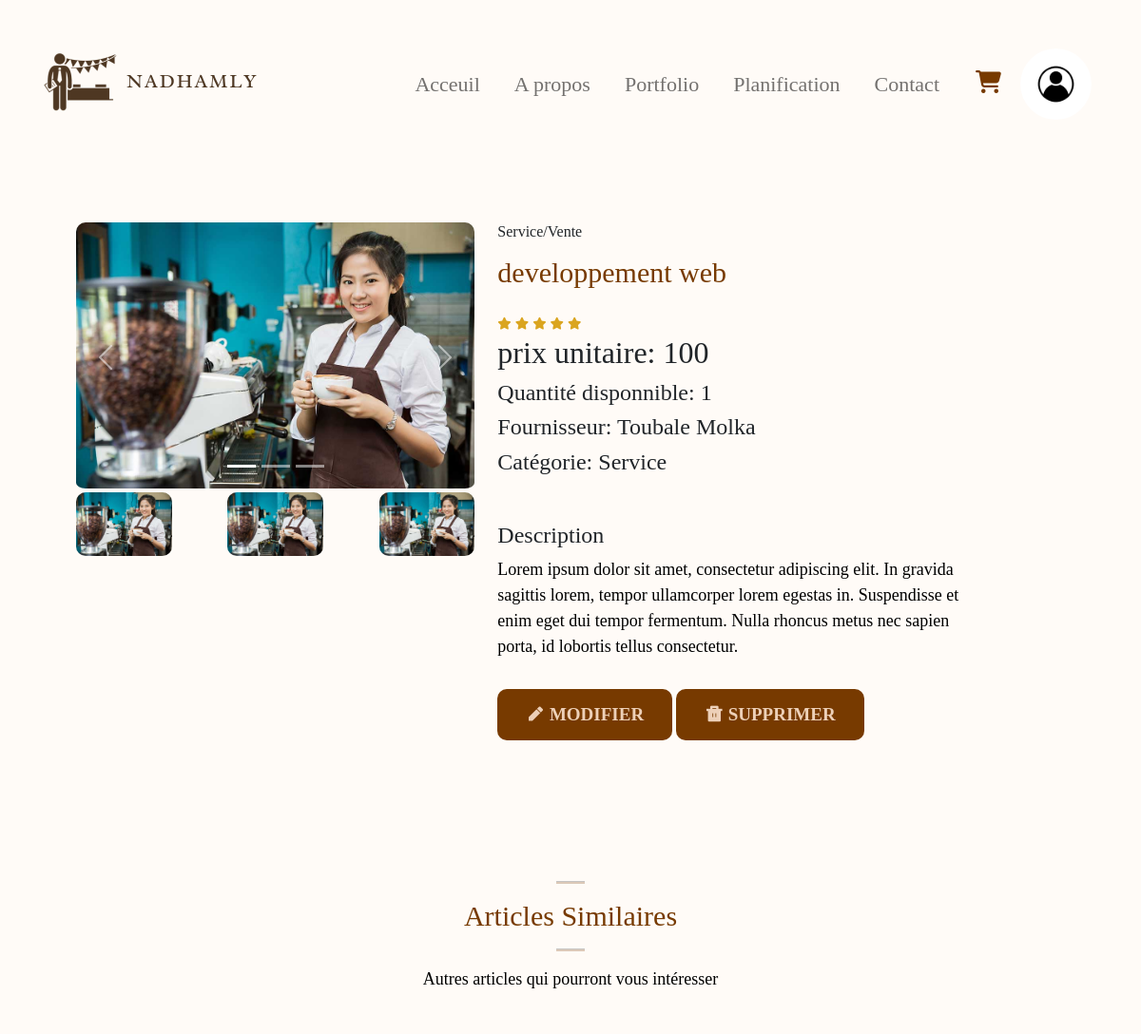
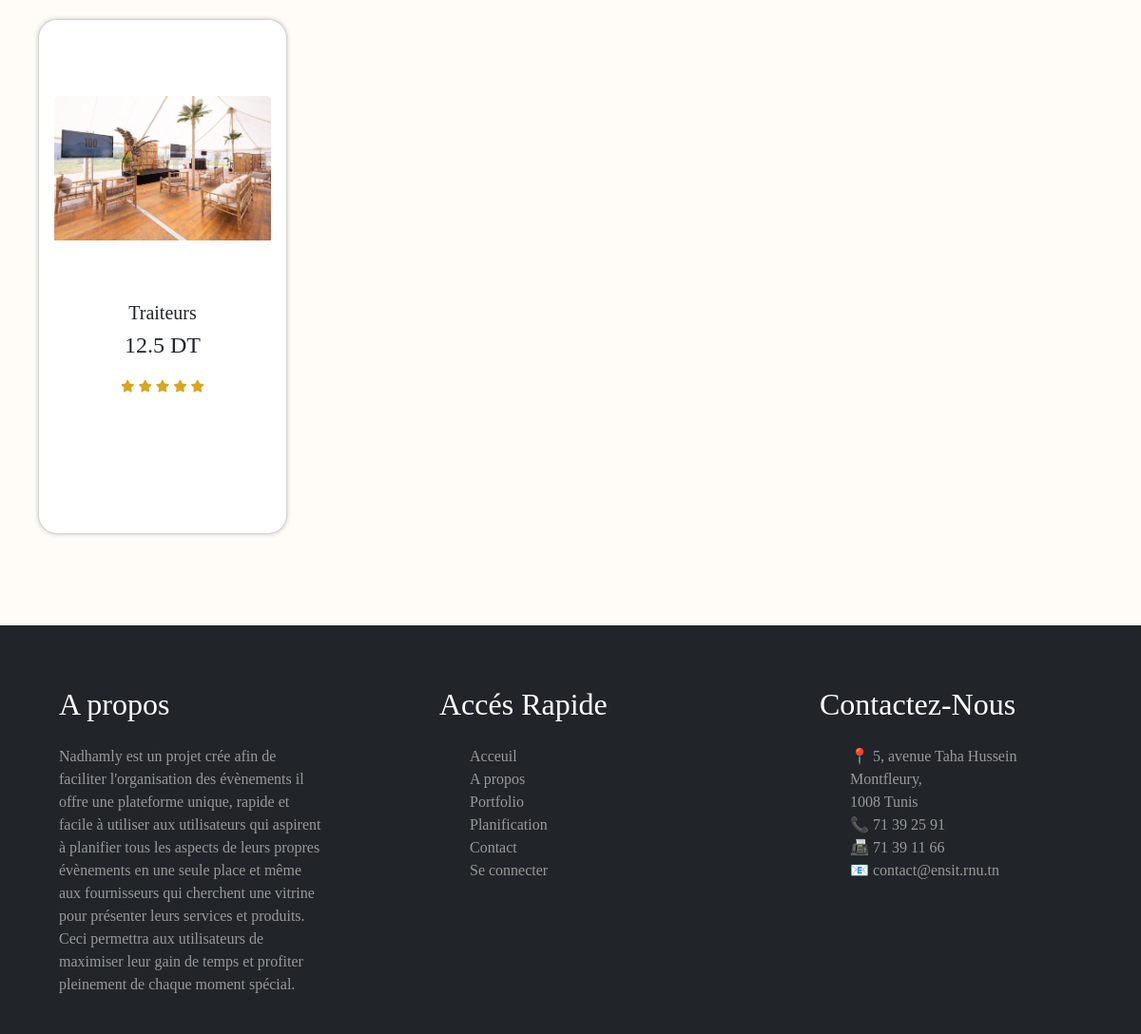
The page /details_art_vente_perso.php?id=662cd58174dd1 (signed in) on the database its author committed (2 pictures, top to bottom).
### tables this page shows
CREATE TABLE `articles` (
  `id` varchar(15) NOT NULL,
  `libelle` varchar(30) NOT NULL,
  `description` varchar(300) NOT NULL,
  `nombre` int(11) NOT NULL,
  `prix` float NOT NULL,
  `image1` varchar(100) DEFAULT 'image_default.png',
  `image2` varchar(100) DEFAULT 'image_default.png',
  `image3` varchar(100) DEFAULT 'image_default.png',
  `categorie` varchar(20) NOT NULL,
  `dispo` int(11) NOT NULL DEFAULT 1,
  `motif` varchar(9) NOT NULL,
  `id_frs` int(11) NOT NULL
);

CREATE TABLE `utilisateur` (
  `id_user` int(11) NOT NULL,
  `id_panier` int(11) NOT NULL,
  `nom` char(20) NOT NULL,
  `prenom` char(20) NOT NULL,
  `mail` varchar(80) NOT NULL,
  `tel` int(11) NOT NULL,
  `bio` char(255) NOT NULL,
  `role` char(5) NOT NULL DEFAULT 'user',
  `username` varchar(100) NOT NULL,
  `mot_de_passe` varchar(100) NOT NULL,
  `pdp` blob DEFAULT NULL
);

### details_art_vente_perso.php (the view, shortened to what this page needs)
<?php
require 'config.php';
if (isset($_SESSION["pdp"])) {
  $pdp = $_SESSION["pdp"];
} else {
  $pdp = null;
}
$id_user = $_SESSION["id_user"];
$id_article = $_GET['id'];
$sql = "SELECT * FROM `articles` WHERE id = '$id_article'";
$res = mysqli_query($conn, $sql);
$article = $res->fetch_assoc();
$sql2 = "SELECT * FROM `articles` WHERE categorie = '{$article['categorie']}' AND id != '$id_article' AND id_frs = $id_user LIMIT 4";
$qlq_articles = $conn->query($sql2);
$sqlf = "SELECT * FROM `utilisateur` WHERE id_user = $id_user";
$resf = mysqli_query($conn, $sqlf);
$fournisseur = $resf->fetch_assoc();
?>
<!DOCTYPE html>
<html lang="en">
<head>
  <link href="https://cdn.jsdelivr.net/npm/bootstrap@5.2.1/dist/css/bootstrap.min.css" rel="stylesheet">
  <link href="https://cdn.jsdelivr.net/npm/remixicon@4.2.0/fonts/remixicon.css" rel="stylesheet" />
  <link rel="stylesheet" href="https://pro.fontawesome.com/releases/v5.10.0/css/all.css">
  <link rel="stylesheet" href="css/index.css" type="text/css">
  <link rel="stylesheet" href="css/details-art.css" type="text/css">
  <link rel="stylesheet" href="css/dropdown.css" type="text/css">
</head>
<body>
  <nav class="navbar navbar-expand-lg bg-transparent">
        <div class="container-fluid">
          <a class="navbar-brand" href="index.html"><img src="images/logo.png" alt="logo Nadhamly"></a>
          <div class="sidebar offcanvas offcanvas-start" tabindex="-1" id="offcanvasNavbar" aria-labelledby="offcanvasNavbarLabel">
            <div class="offcanvas-body">
              <ul class="navbar-nav justify-content-end align-items-center flex-grow-1 pe-3">
                <li class="nav-item">
                  <a class="nav-link  fontradley bold" aria-current="page" href="index.php">Acceuil</a>
                </li>
                <li class="nav-item">
                  <a class="nav-link  fontradley bold" href="Apropos.php">A propos</a>
                </li>
                <li class="nav-item">
                    <a class="nav-link  fontradley bold" href="portfolio.php">Portfolio</a>
                  </li>
                  <li class="nav-item fontradley">
                    <a class="nav-link  bold" href="planification.php">Planification</a>
                  </li>
                  <li class="nav-item">
                    <a class="nav-link fontradley  bold" href="contact.php">Contact</a>
                  </li>
                  <li class="nav-item">
              <a href="panier.php" class="cart-link">
                <i class="fa-solid fa-cart-shopping icon-style"></i>
              </a>
            </li>
                  <li class="nav-item">
                  <?php if(isset($_SESSION["utilisateur"])) { ?>
                         <div class="profile-dropdown">
          <div  onclick="toggle()" class="profile-img" id="image-container">
          <?php if (!empty($pdp)) { ?>
                <img src="<?php echo $pdp; ?>" style="border-radius: 50%; overflow: hidden; width: 55px; height: 55px; object-fit: cover;" id="profile-image">
            <?php } else { ?>
                <img src="images/defaultpdp.jpg" alt="Default Profile Picture" style="border-radius: 50%; overflow: hidden; width: 75px; height: 75px; object-fit: cover;" id="profile-image">
            <?php } ?>
          </div>
      </div>
                <?php } else { ?>
                    <a class="nav-link text-white px-3 py-1 rounded-4 fontradley navbtn" href="login.php">Se connecter</a>
                <?php } ?>
                  </li>
              </ul>
            </div>
          </div>
        </div>
      </nav>
  <section class="container sproduct">
    <div class="row mt-5">
      <div class="col-lg-5 col-md-12 col-12">
        <div id="carouselExampleIndicators" class="carousel slide">
          <div class="carousel-indicators">
            <?php for ($i = 1; $i <= 3; $i++) { ?>
              <button type="button" data-bs-target="#carouselExampleIndicators" data-bs-slide-to="<?php echo $i - 1; ?>" <?php echo ($i == 1) ? 'class="active"' : ''; ?> aria-label="Slide <?php echo $i; ?>"></button>
            <?php } ?>
          </div>
          <div class="carousel-inner">
            <?php for ($i = 1; $i <= 3; $i++) { ?>
              <div class="carousel-item <?php echo ($i == 1) ? 'active' : ''; ?>">
                <img class="img-fluid w-100 pb-1 big-img" src="images/upload/articles/<?php echo $article['image' . $i]; ?>" alt="placeholder">
              </div>
            <?php } ?>
          </div>
          <button class="carousel-control-prev" type="button" da ta-bs-target="#carouselExampleIndicators" data-bs-slide="prev">
            <span class="carousel-control-prev-icon" aria-hidden="true"></span>
          </button>
          <button class="carousel-control-next" type="button" data-bs-target="#carouselExampleIndicators" data-bs-slide="next">
            <span class="carousel-control-next-icon" aria-hidden="true"></span>
          </button>
        </div>
        <div class="small-img-group d-flex justify-content-between">
          <?php
          for ($i = 1; $i <= 3; $i++) {
            $imageFieldName = 'image' . $i;
            $imagePath = $article[$imageFieldName];
            if (!empty($imagePath)) {
          ?>
              <div class="small-img-col">
                <img src="images/upload/articles/<?php echo $imagePath; ?>" width="100%" class="small-img" alt="placeholder" id="small-img-<?php echo $i; ?>">
              </div>
          <?php
            }
          }
          ?>
        </div>
      </div>
      <div class="col-lg-6 col-md-12 col-12">
        <h6><?php echo $article['categorie'] . "/" . $article['motif']; ?></h6>
        <h3 class="py-2"><?php echo $article['libelle']; ?></h3>
        <div class="star ">
          <i class="fas fa-star"></i>
          <i class="fas fa-star"></i>
          <i class="fas fa-star"></i>
          <i class="fas fa-star"></i>
          <i class="fas fa-star"></i>
        </div>
        <h2>prix unitaire: <?php echo $article['prix']; ?></h2>
        <h4><?php echo "Quantité disponnible: " . $article['nombre']; ?></h4>
        <h4><?php echo "Fournisseur: " . $fournisseur['nom'] . " " . $fournisseur['prenom']; ?></h4>
        <h4><?php echo "Catégorie: " . $article['categorie']; ?></h4>
        <h4 class="mt-5 ">Description</h4>
        <p><?php echo $article['description']; ?>
        </p>
        <a href="modif_article.php?id=<?php echo $article['id']; ?>" style="text-decoration:none;"><button class="buy-btn"><i class="ri-pencil-fill"></i> Modifier</button></a>
        <a href="delete_article.php?id=<?php echo $article['id']; ?>" style="text-decoration:none;"><button class="buy-btn"><i class="ri-delete-bin-fill"></i> Supprimer</button></a>
      </div>
    </div>
  </section>
  <section id="featured" class="my-5 pb-5">
    <div class="container text-center mt-5 pb-5">
      <hr class="mx-auto">
      <h3>Articles Similaires</h3>
      <hr class="mx-auto">
      <p>Autres articles qui pourront vous intéresser</p>
    </div>
    <div class="row mx-auto container-fluid">
      <?php
      while ($row = mysqli_fetch_assoc($qlq_articles)) {
      ?>
        <div class="product text-center col-lg-3 col-md-4 col-12">
          <div class="card">
            <img class="card-img-top" src="images/upload/articles/<?php echo $row['image1']; ?>" alt="">
            <div class="card-body">
              <h5 class="card-title"><?php echo $row['libelle']; ?></h5>
              <h4 class="card-text"><?php echo $row['prix']; ?> DT</h4>
              <div class="star my-2">
                <i class="fas fa-star"></i>
                <i class="fas fa-star"></i>
                <i class="fas fa-star"></i>
                <i class="fas fa-star"></i>
                <i class="fas fa-star"></i>
              </div>
              <a href="details_art_vente_perso.php?id=<?php echo $row['id']; ?>" style="text-decoration:none;"> <button class="btn btn-primary buy-btn">voir détails</button></a>
            </div>
          </div>
        </div>
      <?php } ?>
    </div>
  </section>
  <footer class="bg-dark pt-5 pb-4">
    <div class="container-fluid">
      <div class="row  text-white">
        <div class="col-md-3 col-lg-3 col-sm-1 mx-auto mt-3">
          <h2 style="font-family:'Times New Roman', Times, serif;font-weight: 500;">A propos</h2>
        </div>
        <div class="col-md-3 col-lg-3 col-sm-1 mx-auto mt-3">
          <h2 style="font-family: 'Times New Roman', Times, serif;font-weight: 500;">Accés Rapide</h2>
        </div>
        <div class="col-md-3 col-lg-3 col-sm-1 mx-auto mt-3">
          <h2 style="font-family: 'Times New Roman', Times, serif;font-weight: 500;">Contactez-Nous</h2>
        </div>
      </div>
      <div class="row greytext">
        <div class="col-md-3 col-lg-3 col-sm-1 mx-auto mt-3">
          <p style="font-family:'Times New Roman', Times, serif;"> Nadhamly est un projet crée afin de faciliter l'organisation des évènements il offre une plateforme unique, rapide et facile à utiliser aux utilisateurs qui aspirent à planifier tous les aspects de leurs propres évènements en une seule place et même aux fournisseurs qui cherchent une vitrine pour présenter leurs services et produits. Ceci permettra aux utilisateurs de maximiser leur gain de temps et profiter pleinement de chaque moment spécial.
          </p>
        </div>
        <div class="col-md-3 col-lg-3 col-sm-1 mx-auto mt-3">
          <ul>
            <li><a href="index.html">Acceuil</a></li>
            <li><a href="#">A propos</a></li>
            <li><a href="portfolio.html">Portfolio</a></li>
            <li><a href="planification.html">Planification</a></li>
            <li><a href="contact.html">Contact</a></li>
            <li><a href="login.html">Se connecter</a></li>
          </ul>
        </div>
        <div class="col-md-3 col-lg-3 col-sm-1 mx-auto mt-3">
          <ul class="coordonnées">
            <li align="left">&#128205; <a href="https://maps.app.goo.gl/zLKkJNBrgjAyrBT1A">5, avenue Taha Hussein Montfleury,<br /> 1008 Tunis</a></li>
            <li align="left">&#128222; <a href="tel:216 71 39 25 91">71 39 25 91</a></li>
            <li align="left">&#128224; <a href="tel:216 71 39 11 66"> 71 39 11 66</a></li>
            <li align="left">&#128231; <a href="mailto:contact@ensit.rnu.tn">contact@ensit.rnu.tn</a></li>
          </ul>
        </div>
      </div>
    </div>
  </footer>
</body>
</html>

### css/index.css (style rules this page uses)
:root { --bg-color:#fffbf7; --text-noir:black; --text-bleu:blue; --text-marron:#773a00; --marron-int:#351a02; --marron-clair:#ffe8d4dd; --footer-color:#999; --bronze:#977b3f; --white:#fff }
body { font-family: "Radley"; background-color: var(--bg-color); }
.fontradley { font-family: 'Radley'; }
.bold { font-weight: 500; }
.nav-link { font-size: 22px; margin-left: 10px; margin-right: 10px; }
.navbar-nav .nav-link { transition: all .50s ease; }
.navbar { padding-left: 2%; padding-right: 2%; }
.offcanvas-body { align-items: center; justify-content: center; }
.greytext { color: var(--footer-color); }
footer a { color: var(--footer-color); text-decoration: none; transition: color 0.5s ease; }
footer li { list-style: none; }
.container { width:90%; margin: 0 auto; padding: 10px 20px; }
@media screen and (min-width:768px) { section { padding: 1em 9em; } }
@media screen and (min-width:992px) { section { padding: 1em; } }
@media screen and (min-width:992px) { .card { padding: 5em 1em; width: 100%; } }
hr { background: var(--text-marron); background-color: var(--text-marron); width:30px; height: 3px; }
button { font-size: 0.8rem; font-weight: 700; outline: none; border:none; background-color: #1d1d1d; color:aliceblue; padding: 13px 30px; cursor: pointer; text-transform: uppercase; transition: 0.3s ease; }
.star i { font-size: 0.8rem; color: goldenrod !important; }

### css/details-art.css (style rules this page uses)
:root { --bg-color:#fffbf7; --text-noir:black; --text-bleu:blue; --text-marron:#773a00; --marron-int:#351a02; --marron-clair:#ffe8d4dd; --footer-color:#999; --bronze:#977b3f; --white:#fff }
.small-img-group { display:flex; justify-content:space-between; }
.small-img-col { flex-basis:24%; cursor:pointer; }
.sproduct h3 { font-size: 30px; margin-bottom: 15px; color: var(--text-marron); }
.sproduct img { max-width: 100%; height: auto; display: block; transition:0.5 ease; border-radius: 10px; }
.container h3 { font-size: 30px; color: var(--text-marron); }
.container p { font-size: 18px; line-height: 1.5; color: var(--text-noir); }
.product img { width: 100%; height: auto; }
.buy-btn { display: inline-block; color: var(--marron-clair); font-size: 19px; background-color: var(--text-marron); text-decoration: none; border-radius: 10px; margin-top: 15px; transition: .3s ease; cursor: pointer; opacity: 1; transition: 0.3s all; }
.card { border-radius: 20px; overflow: hidden; box-shadow: 0px 0px 5px rgba(0, 0, 0, 0.2); }
.card a { text-decoration: none; color: inherit; font-size: 1.4em; }

### css/dropdown.css (style rules this page uses)
:root { --primary: #eeeeee; --secondary: #773a00; --secondary-light: #ffefe0; --secondary-light-2: rgb(127, 183, 126, 0.1); --white: #fff; --black: #393e46; --shadow: 0px 2px 8px 0px var(--secondary-light); }
.profile-dropdown { position: relative; width: fit-content; }
.profile-img { display: inline-block; position: relative; }
.profile-img img { transition: transform 0.3s ease; }

### details_art_vente_perso.php (style rules this page uses)
.product { display: flex; align-items: stretch; }
.product .card { width: 100%; }
.card .card-img-top { height: 200px; object-fit: cover; }
.card-body { display: flex; flex-direction: column; justify-content: flex-end; height: 100%; }
.fa-cart-shopping { font-size: 24px; color: var(--text-marron); margin-left: 10px; margin-right: 10px; padding-left: 10px; padding-right: 10px; }

### rows shown on the page
articles: image1 (picture), image2 (picture), image3 (picture), categorie "Service", motif "Vente", libelle "developpement web", prix "100", nombre "1", description "Lorem ipsum dolor sit amet, consectetur adipiscing elit. In gravida sagittis lorem, tempor ullamcorper lorem egestas in. Suspendisse et enim eget dui tempor fermentum. Nulla rhoncus metus nec sapien porta, id lobortis tellus consectetur."
utilisateur: nom "Toubale", prenom "Molka"
articles: image1 (picture), libelle "Traiteurs", prix "12.5"
